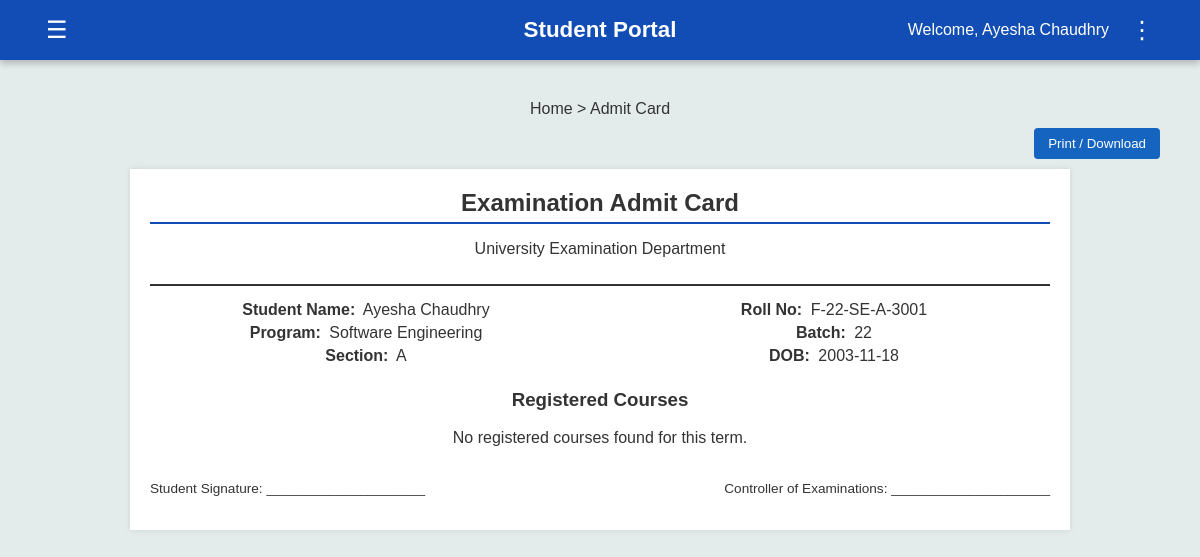
/admit_card (signed in), run on the app's committed database.
### tables this page shows
CREATE TABLE students (
        Roll_No TEXT PRIMARY KEY,
        Name TEXT,
        Gender TEXT,
        DOB TEXT,
        CNIC TEXT,
        Email TEXT,
        Mobile_No TEXT,
        Current_Address TEXT,
        Permanent_Address TEXT,
        Home_Phone TEXT,
        Postal_Code TEXT,
        Password TEXT
    );

### app.py (the view)
@app.route('/admit_card')
def admit_card():
    if 'user' not in session:
        flash("Please login first", "warning")
        return redirect(url_for('student_login'))
    roll_no = session['user']
    conn = get_db()
    cur = conn.cursor()
    cur.execute("""
        SELECT Roll_No, Name, Gender, DOB
        FROM students
        WHERE Roll_No = ?
    """, (roll_no,))
    student = cur.fetchone()
    if not student:
        conn.close()
        flash("Student record not found!", "danger")
        return redirect(url_for('student_home'))
    cur.execute("""
        SELECT c.Course_Code, c.Course_Name, c.Credit_Hr
        FROM enrollments e
        JOIN courses c ON e.Course_Code = c.Course_Code
        WHERE e.Roll_No = ?
        ORDER BY c.Course_Code
    """, (roll_no,))
    courses = cur.fetchall()
    conn.close()
    roll_parts = student['Roll_No'].split('-')
    batch = roll_parts[1] if len(roll_parts) > 1 else "N/A"
    degree_code = roll_parts[2] if len(roll_parts) > 2 else "N/A"
    section = roll_parts[3][0] if len(roll_parts) > 3 else "N/A"
    degree_map = {
        'SE': 'Software Engineering',
        'AI': 'Artificial Intelligence',
        'DS': 'Data Science',
        'CY': 'Cyber Security'
    }
    degree_name = degree_map.get(degree_code, degree_code)
    return render_template(
        'admit_card.html',
        student=student,
        batch=batch,
        degree_name=degree_name,
        section=section,
        courses=courses
    )

### app.py (called while the page is built)
def get_db():
    conn = sqlite3.connect('flake.db')
    conn.row_factory = sqlite3.Row  # This allows accessing columns by name
    return conn

### templates/admit_card.html (shortened to what this page needs)
{% extends "student_dashboard.html" %}
{% block content %}
  <div class="breadcrumb">
    <span>Home</span> &gt; <span>Admit Card</span>
  </div>
  <div class="print-btn">
    <button type="button" onclick="window.print()">Print / Download</button>
  </div>
  <div class="admit-container">
    <div class="admit-header">
      <h2>Examination Admit Card</h2>
      <p>University Examination Department</p>
    </div>
    <div class="admit-meta">
      <div>
        <span class="admit-label">Student Name:</span>
        <span>{{ student.Name }}</span>
      </div>
      <div>
        <span class="admit-label">Roll No:</span>
        <span>{{ student.Roll_No }}</span>
      </div>
      <div>
        <span class="admit-label">Program:</span>
        <span>{{ degree_name }}</span>
      </div>
      <div>
        <span class="admit-label">Batch:</span>
        <span>{{ batch }}</span>
      </div>
      <div>
        <span class="admit-label">Section:</span>
        <span>{{ section }}</span>
      </div>
      <div>
        <span class="admit-label">DOB:</span>
        <span>{{ student.DOB }}</span>
      </div>
    </div>
    <h3>Registered Courses</h3>
    {% if courses %}
      <table class="admit-table">
        <thead>
          <tr>
            <th>S.No</th>
            <th>Course Code</th>
            <th>Course Title</th>
            <th>Credit Hours</th>
          </tr>
        </thead>
        <tbody>
          {% for c in courses %}
            <tr>
              <td>{{ loop.index }}</td>
              <td>{{ c.Course_Code }}</td>
              <td>{{ c.Course_Name }}</td>
              <td>{{ c.Credit_Hr }}</td>
            </tr>
          {% endfor %}
        </tbody>
      </table>
    {% else %}
      <p>No registered courses found for this term.</p>
    {% endif %}
    <div class="admit-footer">
      <div>
        <p>Student Signature: _____________________</p>
      </div>
      <div>
        <p>Controller of Examinations: _____________________</p>
      </div>
    </div>
  </div>
{% endblock %}

### templates/student_dashboard.html (shortened to what this page needs)
<!DOCTYPE html>
<html lang="en">
  <head>
    <link
      rel="stylesheet"
      href="{{ url_for('static', filename='portal_template.css') }}"
    />
    <link
      rel="stylesheet"
      href="https://cdnjs.cloudflare.com/ajax/libs/font-awesome/6.5.0/css/all.min.css"
    />
  </head>
  <body>
    <header>
      <button class="left-btn" id="menuToggle">&#9776;</button>
      <h1 class="portal-title"><b>Student Portal</b></h1>
      <div class="user-info">
        <span>Welcome, {{ session.get('user_name', 'Student') }}</span>
        <button class="options-btn" id="optionsToggle">&#8942;</button>
      </div>
    </header>
    <main>
      {% block content %}{% endblock %}
    </main>
  </body>
</html>

### static/portal_template.css (style rules this page uses)
body { margin: 0; font-family: Arial, Helvetica, sans-serif; background-color: #E4EBEB; color: #333; }
header { background-color: #124DB5; display: flex; justify-content: space-between; align-items: center; padding: 15px 40px; color: white; box-shadow: 0 4px 6px rgba(0,0,0,0.2); position: relative; }
.left-btn, .options-btn { background: none; border: none; color: white; font-size: 24px; cursor: pointer; position: relative; }
.user-info { display: flex; align-items: center; gap: 15px; position: relative; }
main { padding: 40px; text-align: center; }
.portal-title { position: absolute; left: 50%; transform: translateX(-50%); font-size: 1.4rem; font-weight: bold; }
h2 { border-bottom: 2px solid #124DB5; padding-bottom: 5px; margin-top: 30px; }
.admit-container { background: #fff; padding: 20px; margin: 10px auto; max-width: 900px; box-shadow: 0 0 6px rgba(0,0,0,0.1); }
.admit-header { text-align: center; border-bottom: 2px solid #333; padding-bottom: 10px; margin-bottom: 15px; }
.admit-header h2 { margin: 0; }
.admit-meta { display: flex; justify-content: space-between; flex-wrap: wrap; margin-bottom: 10px; }
.admit-meta div { width: 48%; margin-bottom: 5px; }
.admit-label { font-weight: 600; margin-right: 4px; }
.admit-footer { margin-top: 20px; display: flex; justify-content: space-between; font-size: 0.85rem; }
.print-btn { margin: 10px 0; text-align: right; }
.print-btn button { background: #1565c0; color: #fff; border: none; padding: 8px 14px; border-radius: 4px; cursor: pointer; }

### data on the page
students: get "Ayesha Chaudhry", Name "Ayesha Chaudhry", Roll_No "F-22-SE-A-3001", DOB "2003-11-18"

### other printed values
{{ degree_name }} "Software Engineering"
{{ batch }} "22"
{{ section }} "A"
